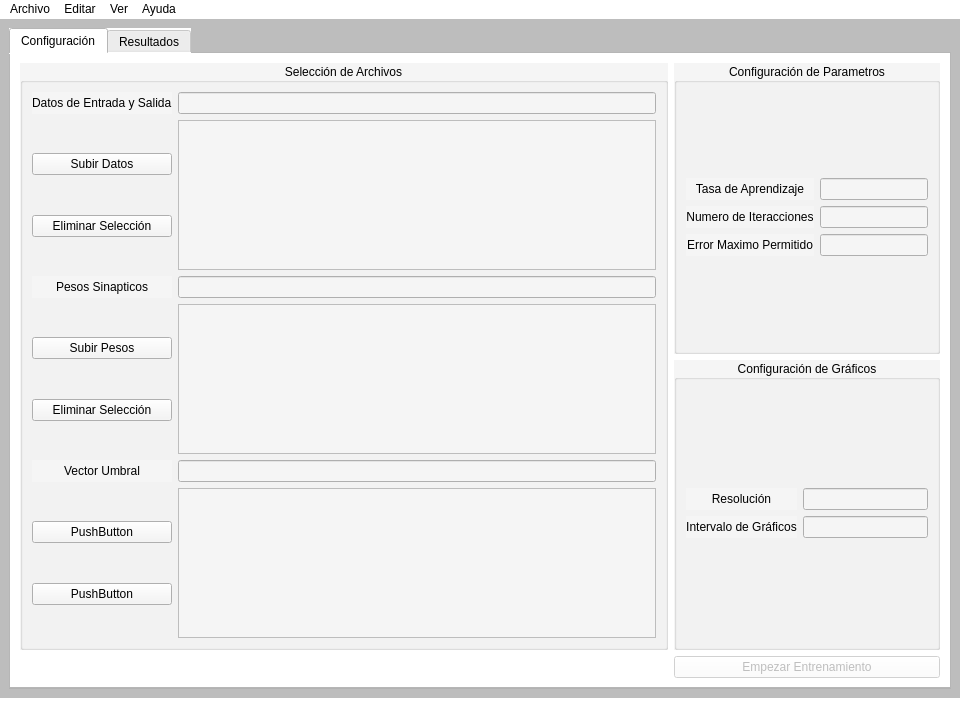
<?xml version="1.0" encoding="UTF-8"?>
<ui version="4.0">
 <author>EARodriguezM</author>
 <class>MainWindow</class>
 <widget class="QMainWindow" name="MainWindow">
  <property name="geometry">
   <rect>
    <x>0</x>
    <y>0</y>
    <width>960</width>
    <height>720</height>
   </rect>
  </property>
  <property name="minimumSize">
   <size>
    <width>960</width>
    <height>720</height>
   </size>
  </property>
  <property name="windowTitle">
   <string>MainWindow</string>
  </property>
  <property name="styleSheet">
   <string notr="true">background-color: rgb(255, 255, 255);
selection-color: rgb(114, 159, 207);</string>
  </property>
  <widget class="QWidget" name="centralwidget">
   <property name="styleSheet">
    <string notr="true">background-color: rgb(189, 189, 189);</string>
   </property>
   <layout class="QGridLayout" name="gridLayout_2">
    <item row="0" column="0">
     <widget class="QTabWidget" name="tabWidget">
      <property name="styleSheet">
       <string notr="true">background-color: rgb(255, 255, 255);</string>
      </property>
      <property name="currentIndex">
       <number>0</number>
      </property>
      <widget class="TabConfig" name="tab_config">
       <attribute name="title">
        <string>Configuración</string>
       </attribute>
       <layout class="QGridLayout" name="gridLayout_3">
        <item row="0" column="0">
         <widget class="QGroupBox" name="groupBox_files_select">
          <property name="enabled">
           <bool>true</bool>
          </property>
          <property name="sizePolicy">
           <sizepolicy hsizetype="Minimum" vsizetype="Minimum">
            <horstretch>0</horstretch>
            <verstretch>0</verstretch>
           </sizepolicy>
          </property>
          <property name="minimumSize">
           <size>
            <width>380</width>
            <height>520</height>
           </size>
          </property>
          <property name="maximumSize">
           <size>
            <width>16777215</width>
            <height>16777215</height>
           </size>
          </property>
          <property name="styleSheet">
           <string notr="true">background-color: rgb(245, 245, 245);
border-color: rgb(224, 224, 224);</string>
          </property>
          <property name="title">
           <string>Selección de Archivos</string>
          </property>
          <property name="alignment">
           <set>Qt::AlignCenter</set>
          </property>
          <layout class="QGridLayout" name="gridLayout_4">
           <item row="0" column="0">
            <layout class="QGridLayout" name="gridLayout">
             <item row="4" column="3">
              <widget class="QLineEdit" name="lineEdit_T_file_name">
               <property name="enabled">
                <bool>false</bool>
               </property>
              </widget>
             </item>
             <item row="2" column="3">
              <widget class="QLineEdit" name="lineEdit_W_file_name">
               <property name="enabled">
                <bool>false</bool>
               </property>
              </widget>
             </item>
             <item row="4" column="2">
              <widget class="QLabel" name="label_T_file_name">
               <property name="text">
                <string>Vector Umbral</string>
               </property>
               <property name="alignment">
                <set>Qt::AlignCenter</set>
               </property>
              </widget>
             </item>
             <item row="2" column="2">
              <widget class="QLabel" name="label_W_file_name">
               <property name="text">
                <string>Pesos Sinapticos</string>
               </property>
               <property name="alignment">
                <set>Qt::AlignCenter</set>
               </property>
              </widget>
             </item>
             <item row="1" column="2">
              <layout class="QVBoxLayout" name="verticalLayout">
               <item>
                <spacer name="verticalSpacer">
                 <property name="orientation">
                  <enum>Qt::Vertical</enum>
                 </property>
                 <property name="sizeHint" stdset="0">
                  <size>
                   <width>20</width>
                   <height>40</height>
                  </size>
                 </property>
                </spacer>
               </item>
               <item>
                <widget class="UploadButton" name="pushButtonUpload_datasets">
                 <property name="text">
                  <string>Subir Datos</string>
                 </property>
                </widget>
               </item>
               <item>
                <spacer name="verticalSpacer_3">
                 <property name="orientation">
                  <enum>Qt::Vertical</enum>
                 </property>
                 <property name="sizeType">
                  <enum>QSizePolicy::Expanding</enum>
                 </property>
                 <property name="sizeHint" stdset="0">
                  <size>
                   <width>10</width>
                   <height>40</height>
                  </size>
                 </property>
                </spacer>
               </item>
               <item>
                <widget class="DeleteButton" name="pushButtonDelete_datasets">
                 <property name="text">
                  <string>Eliminar Selección</string>
                 </property>
                </widget>
               </item>
               <item>
                <spacer name="verticalSpacer_2">
                 <property name="orientation">
                  <enum>Qt::Vertical</enum>
                 </property>
                 <property name="sizeHint" stdset="0">
                  <size>
                   <width>20</width>
                   <height>40</height>
                  </size>
                 </property>
                </spacer>
               </item>
              </layout>
             </item>
             <item row="0" column="3">
              <widget class="QLineEdit" name="lineEdit_D_file_name">
               <property name="enabled">
                <bool>false</bool>
               </property>
              </widget>
             </item>
             <item row="3" column="2">
              <layout class="QVBoxLayout" name="verticalLayout_2">
               <item>
                <spacer name="verticalSpacer_4">
                 <property name="orientation">
                  <enum>Qt::Vertical</enum>
                 </property>
                 <property name="sizeHint" stdset="0">
                  <size>
                   <width>20</width>
                   <height>40</height>
                  </size>
                 </property>
                </spacer>
               </item>
               <item>
                <widget class="UploadButton" name="pushButtonUpload_weights">
                 <property name="text">
                  <string>Subir Pesos</string>
                 </property>
                </widget>
               </item>
               <item>
                <spacer name="verticalSpacer_5">
                 <property name="orientation">
                  <enum>Qt::Vertical</enum>
                 </property>
                 <property name="sizeHint" stdset="0">
                  <size>
                   <width>20</width>
                   <height>40</height>
                  </size>
                 </property>
                </spacer>
               </item>
               <item>
                <widget class="DeleteButton" name="pushButtonDelete_weights">
                 <property name="text">
                  <string>Eliminar Selección</string>
                 </property>
                </widget>
               </item>
               <item>
                <spacer name="verticalSpacer_6">
                 <property name="orientation">
                  <enum>Qt::Vertical</enum>
                 </property>
                 <property name="sizeHint" stdset="0">
                  <size>
                   <width>20</width>
                   <height>40</height>
                  </size>
                 </property>
                </spacer>
               </item>
              </layout>
             </item>
             <item row="0" column="2">
              <widget class="QLabel" name="label_D_file_name">
               <property name="text">
                <string>Datos de Entrada y Salida</string>
               </property>
              </widget>
             </item>
             <item row="5" column="2">
              <layout class="QVBoxLayout" name="verticalLayout_3">
               <item>
                <spacer name="verticalSpacer_7">
                 <property name="orientation">
                  <enum>Qt::Vertical</enum>
                 </property>
                 <property name="sizeHint" stdset="0">
                  <size>
                   <width>20</width>
                   <height>40</height>
                  </size>
                 </property>
                </spacer>
               </item>
               <item>
                <widget class="UploadButton" name="pushButtonUpload_threshold">
                 <property name="text">
                  <string>PushButton</string>
                 </property>
                </widget>
               </item>
               <item>
                <spacer name="verticalSpacer_8">
                 <property name="orientation">
                  <enum>Qt::Vertical</enum>
                 </property>
                 <property name="sizeHint" stdset="0">
                  <size>
                   <width>20</width>
                   <height>40</height>
                  </size>
                 </property>
                </spacer>
               </item>
               <item>
                <widget class="DeleteButton" name="pushButtonDelete_threshold">
                 <property name="text">
                  <string>PushButton</string>
                 </property>
                </widget>
               </item>
               <item>
                <spacer name="verticalSpacer_9">
                 <property name="orientation">
                  <enum>Qt::Vertical</enum>
                 </property>
                 <property name="sizeHint" stdset="0">
                  <size>
                   <width>20</width>
                   <height>40</height>
                  </size>
                 </property>
                </spacer>
               </item>
              </layout>
             </item>
             <item row="1" column="3">
              <widget class="QTableWidget" name="tableWidget_datasets"/>
             </item>
             <item row="3" column="3">
              <widget class="QTableWidget" name="tableWidget_weights"/>
             </item>
             <item row="5" column="3">
              <widget class="QTableWidget" name="tableWidget_threshold"/>
             </item>
            </layout>
           </item>
          </layout>
         </widget>
        </item>
        <item row="0" column="1" colspan="2">
         <layout class="QGridLayout" name="gridLayout_7">
          <property name="sizeConstraint">
           <enum>QLayout::SetDefaultConstraint</enum>
          </property>
          <property name="leftMargin">
           <number>0</number>
          </property>
          <item row="1" column="0">
           <widget class="QGroupBox" name="groupBox_graphics_config">
            <property name="styleSheet">
             <string notr="true">background-color: rgb(245, 245, 245);
border-color: rgb(224, 224, 224);</string>
            </property>
            <property name="title">
             <string>Configuración de Gráficos</string>
            </property>
            <property name="alignment">
             <set>Qt::AlignCenter</set>
            </property>
            <layout class="QGridLayout" name="gridLayout_9">
             <item row="0" column="0">
              <layout class="QGridLayout" name="gridLayout_8">
               <item row="1" column="0">
                <widget class="QLabel" name="label_interval_show">
                 <property name="text">
                  <string>Intervalo de Gráficos</string>
                 </property>
                 <property name="alignment">
                  <set>Qt::AlignCenter</set>
                 </property>
                </widget>
               </item>
               <item row="0" column="0">
                <widget class="QLabel" name="label_res">
                 <property name="text">
                  <string>Resolución</string>
                 </property>
                 <property name="alignment">
                  <set>Qt::AlignCenter</set>
                 </property>
                </widget>
               </item>
               <item row="0" column="1">
                <widget class="QLineEdit" name="lineEdit_res"/>
               </item>
               <item row="1" column="1">
                <widget class="QLineEdit" name="lineEdit_interval_show"/>
               </item>
              </layout>
             </item>
            </layout>
           </widget>
          </item>
          <item row="0" column="0">
           <widget class="QGroupBox" name="groupBox_parameters_config">
            <property name="styleSheet">
             <string notr="true">background-color: rgb(245, 245, 245);
border-color: rgb(224, 224, 224);</string>
            </property>
            <property name="title">
             <string>Configuración de Parametros</string>
            </property>
            <property name="alignment">
             <set>Qt::AlignCenter</set>
            </property>
            <layout class="QGridLayout" name="gridLayout_6">
             <item row="0" column="0">
              <layout class="QGridLayout" name="gridLayout_5">
               <item row="1" column="0">
                <widget class="QLabel" name="label_iterations">
                 <property name="text">
                  <string>Numero de Iteracciones</string>
                 </property>
                 <property name="alignment">
                  <set>Qt::AlignCenter</set>
                 </property>
                </widget>
               </item>
               <item row="0" column="0">
                <widget class="QLabel" name="label_learning_ratio">
                 <property name="minimumSize">
                  <size>
                   <width>0</width>
                   <height>0</height>
                  </size>
                 </property>
                 <property name="text">
                  <string>Tasa de Aprendizaje</string>
                 </property>
                 <property name="alignment">
                  <set>Qt::AlignCenter</set>
                 </property>
                </widget>
               </item>
               <item row="1" column="1">
                <widget class="QLineEdit" name="lineEdit_iterations"/>
               </item>
               <item row="0" column="1">
                <widget class="QLineEdit" name="lineEdit_learning_ratio"/>
               </item>
               <item row="2" column="0">
                <widget class="QLabel" name="label_err_max">
                 <property name="text">
                  <string>Error Maximo Permitido</string>
                 </property>
                 <property name="alignment">
                  <set>Qt::AlignCenter</set>
                 </property>
                </widget>
               </item>
               <item row="2" column="1">
                <widget class="QLineEdit" name="lineEdit_err_max"/>
               </item>
              </layout>
             </item>
            </layout>
           </widget>
          </item>
         </layout>
        </item>
        <item row="1" column="1" colspan="2">
         <widget class="QPushButton" name="pushButton_execute">
          <property name="enabled">
           <bool>false</bool>
          </property>
          <property name="text">
           <string>Empezar Entrenamiento</string>
          </property>
         </widget>
        </item>
       </layout>
      </widget>
      <widget class="TabResults" name="tab_results">
       <attribute name="title">
        <string>Resultados</string>
       </attribute>
       <layout class="QGridLayout" name="gridLayout_11">
        <item row="1" column="0">
         <widget class="QPushButton" name="pushButton_stop_training">
          <property name="enabled">
           <bool>false</bool>
          </property>
          <property name="text">
           <string>Detener Entrenamiento</string>
          </property>
         </widget>
        </item>
        <item row="1" column="1">
         <widget class="QPushButton" name="pushButton_calculate_unkown_datasets">
          <property name="enabled">
           <bool>false</bool>
          </property>
          <property name="text">
           <string>Resolver Patrón Desconocido</string>
          </property>
         </widget>
        </item>
        <item row="0" column="0">
         <widget class="QGroupBox" name="groupBox_graphics">
          <property name="title">
           <string>Graficos</string>
          </property>
          <property name="alignment">
           <set>Qt::AlignCenter</set>
          </property>
          <layout class="QGridLayout" name="gridLayout_10">
           <item row="1" column="0">
            <widget class="QWidget" name="widget_err_iterations" native="true">
             <property name="minimumSize">
              <size>
               <width>400</width>
               <height>0</height>
              </size>
             </property>
            </widget>
           </item>
           <item row="0" column="0">
            <widget class="QWidget" name="widget_train_simulation" native="true">
             <property name="minimumSize">
              <size>
               <width>400</width>
               <height>0</height>
              </size>
             </property>
            </widget>
           </item>
          </layout>
         </widget>
        </item>
        <item row="2" column="0" colspan="2">
         <widget class="QPushButton" name="pushButton_retrain_NeuNet">
          <property name="enabled">
           <bool>false</bool>
          </property>
          <property name="text">
           <string>Re-entrenar la Red Neuronal</string>
          </property>
         </widget>
        </item>
        <item row="0" column="1">
         <widget class="QGroupBox" name="groupBox_values">
          <property name="title">
           <string>Valores</string>
          </property>
          <property name="alignment">
           <set>Qt::AlignCenter</set>
          </property>
          <layout class="QGridLayout" name="gridLayout_12">
           <item row="0" column="0">
            <widget class="QGroupBox" name="groupBox_weights">
             <property name="title">
              <string>Pesos Sinapticos Optimos</string>
             </property>
             <property name="alignment">
              <set>Qt::AlignCenter</set>
             </property>
             <layout class="QGridLayout" name="gridLayout_14">
              <item row="0" column="0">
               <widget class="QTableWidget" name="tableWidget_optimum_weights"/>
              </item>
             </layout>
            </widget>
           </item>
           <item row="1" column="0">
            <widget class="QGroupBox" name="groupBox_threshold">
             <property name="title">
              <string>Umbrales Optimos</string>
             </property>
             <property name="alignment">
              <set>Qt::AlignCenter</set>
             </property>
             <layout class="QGridLayout" name="gridLayout_13">
              <item row="0" column="0">
               <widget class="QTableWidget" name="tableWidget_optimum_threshold"/>
              </item>
             </layout>
            </widget>
           </item>
          </layout>
         </widget>
        </item>
        <item row="3" column="0" colspan="2">
         <widget class="QPushButton" name="pushButton_save">
          <property name="enabled">
           <bool>false</bool>
          </property>
          <property name="text">
           <string>Guardar Entrenamiento</string>
          </property>
         </widget>
        </item>
       </layout>
      </widget>
     </widget>
    </item>
   </layout>
  </widget>
  <widget class="QMenuBar" name="menubar">
   <property name="geometry">
    <rect>
     <x>0</x>
     <y>0</y>
     <width>960</width>
     <height>22</height>
    </rect>
   </property>
   <widget class="QMenu" name="menu_file">
    <property name="title">
     <string>Archivo</string>
    </property>
    <addaction name="action_new"/>
    <addaction name="action_open"/>
    <addaction name="separator"/>
    <addaction name="action_save"/>
    <addaction name="action_save_as"/>
    <addaction name="separator"/>
    <addaction name="action_close"/>
    <addaction name="action_quit"/>
   </widget>
   <widget class="QMenu" name="menu_set">
    <property name="title">
     <string>Editar</string>
    </property>
    <addaction name="action_set_datasets"/>
    <addaction name="action_set_weights"/>
    <addaction name="action_set_threshold"/>
    <addaction name="separator"/>
    <addaction name="action_set_learning_ratio"/>
    <addaction name="action_set_iterations_number"/>
    <addaction name="action_set_err_max"/>
    <addaction name="separator"/>
    <addaction name="action_set_graphic_resolution"/>
    <addaction name="action_set_graphic_interval"/>
   </widget>
   <widget class="QMenu" name="menu_view">
    <property name="title">
     <string>Ver</string>
    </property>
    <addaction name="action_preview_datasets"/>
    <addaction name="action_preview_weights"/>
    <addaction name="action_preview_threshold"/>
    <addaction name="separator"/>
    <addaction name="action_training_abstract"/>
   </widget>
   <widget class="QMenu" name="menu_help">
    <property name="title">
     <string>Ayuda</string>
    </property>
    <addaction name="action_manual"/>
    <addaction name="separator"/>
    <addaction name="action_about_NeuNet"/>
    <addaction name="action_about_developer"/>
   </widget>
   <addaction name="menu_file"/>
   <addaction name="menu_set"/>
   <addaction name="menu_view"/>
   <addaction name="menu_help"/>
  </widget>
  <widget class="QStatusBar" name="statusbar"/>
  <action name="action_new">
   <property name="text">
    <string>Nuevo</string>
   </property>
  </action>
  <action name="action_open">
   <property name="text">
    <string>Abrir</string>
   </property>
  </action>
  <action name="action_save">
   <property name="text">
    <string>Guardar</string>
   </property>
  </action>
  <action name="action_save_as">
   <property name="text">
    <string>Guardar Como...</string>
   </property>
  </action>
  <action name="action_quit">
   <property name="text">
    <string>Salir</string>
   </property>
  </action>
  <action name="actionModificar_Rata_de_Aprendizaje">
   <property name="text">
    <string>Modificar Rata de Aprendizaje</string>
   </property>
  </action>
  <action name="action_set_learning_ratio">
   <property name="text">
    <string>Modificar Tasa de Aprendizaje</string>
   </property>
  </action>
  <action name="action_set_iterations_number">
   <property name="text">
    <string>Modificar Numero de Iteracciones</string>
   </property>
  </action>
  <action name="action_set_err_max">
   <property name="text">
    <string>Modificar Error Maximo Permitido</string>
   </property>
  </action>
  <action name="actionVista_Previa_de_Datos_de_Entrada">
   <property name="checkable">
    <bool>true</bool>
   </property>
   <property name="checked">
    <bool>true</bool>
   </property>
   <property name="text">
    <string>Vista Previa de Datos de Entrada</string>
   </property>
  </action>
  <action name="actionVista_Previa_de_Datos_de_Salida">
   <property name="checkable">
    <bool>true</bool>
   </property>
   <property name="checked">
    <bool>true</bool>
   </property>
   <property name="text">
    <string>Vista Previa de Datos de Salida</string>
   </property>
  </action>
  <action name="action_preview_weights">
   <property name="checkable">
    <bool>true</bool>
   </property>
   <property name="checked">
    <bool>true</bool>
   </property>
   <property name="text">
    <string>Vista Previa de Pesos Sinapticos</string>
   </property>
  </action>
  <action name="action_preview_threshold">
   <property name="checkable">
    <bool>true</bool>
   </property>
   <property name="checked">
    <bool>true</bool>
   </property>
   <property name="text">
    <string>Vista Previa del Vector Umbral</string>
   </property>
  </action>
  <action name="actionGrafica_de_Resultado">
   <property name="checkable">
    <bool>true</bool>
   </property>
   <property name="text">
    <string>Grafica de Resultado</string>
   </property>
  </action>
  <action name="actionGrafica_de_Error_de_Patr_n">
   <property name="checkable">
    <bool>true</bool>
   </property>
   <property name="text">
    <string>Grafica de Error de Patrón</string>
   </property>
  </action>
  <action name="action_training_abstract">
   <property name="checkable">
    <bool>true</bool>
   </property>
   <property name="text">
    <string>Resumen de Entrenamiento</string>
   </property>
  </action>
  <action name="action_manual">
   <property name="text">
    <string>Manual</string>
   </property>
  </action>
  <action name="action_about_NeuNet">
   <property name="text">
    <string>Informacion de NeuNet</string>
   </property>
  </action>
  <action name="action_about_developer">
   <property name="text">
    <string>Información del Desarrollador</string>
   </property>
  </action>
  <action name="action_set_graphic_resolution">
   <property name="text">
    <string>Modificar Resolucion de Graficos</string>
   </property>
  </action>
  <action name="action_set_datasets">
   <property name="text">
    <string>Modificar Datos de Entrada y Salida</string>
   </property>
  </action>
  <action name="action_set_weights">
   <property name="text">
    <string>Modificar Pesos Sinapticos</string>
   </property>
  </action>
  <action name="action_set_threshold">
   <property name="text">
    <string>Modificar Umbral</string>
   </property>
  </action>
  <action name="action_set_graphic_interval">
   <property name="text">
    <string>Modificar Intervalo de Graficación</string>
   </property>
  </action>
  <action name="actionVista_Previa_de_Datos_d_Entrada_y_Salida">
   <property name="text">
    <string>Vista Previa de Datos d Entrada y Salida</string>
   </property>
  </action>
  <action name="action_preview_datasets">
   <property name="checkable">
    <bool>true</bool>
   </property>
   <property name="checked">
    <bool>true</bool>
   </property>
   <property name="text">
    <string>Vista Previa de Datos de Entrada y Salida</string>
   </property>
  </action>
  <action name="action_close">
   <property name="text">
    <string>Cerrar</string>
   </property>
  </action>
 </widget>
 <customwidgets>
  <customwidget>
   <class>UploadButton</class>
   <extends>QPushButton</extends>
   <header>uploadbutton.h</header>
  </customwidget>
  <customwidget>
   <class>DeleteButton</class>
   <extends>QPushButton</extends>
   <header>deletebutton.h</header>
  </customwidget>
  <customwidget>
   <class>TabResults</class>
   <extends>QWidget</extends>
   <header>tabresults.h</header>
   <container>1</container>
  </customwidget>
  <customwidget>
   <class>TabConfig</class>
   <extends>QWidget</extends>
   <header>tabconfig.h</header>
   <container>1</container>
  </customwidget>
 </customwidgets>
 <resources/>
 <connections/>
</ui>
